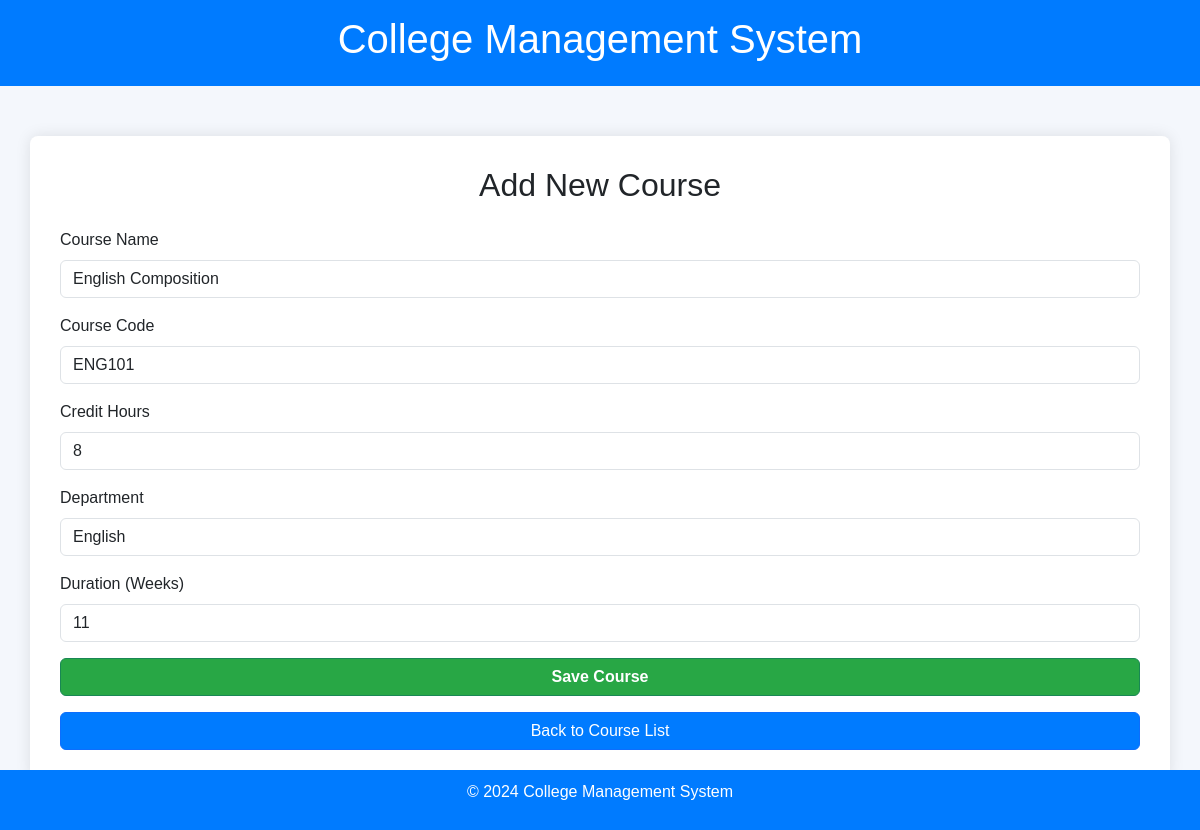
/courses/8/edit/ (signed in), run on the app's committed database.
### core/models.py (models this page shows, shortened)
class Courses(models.Model):
    name = models.CharField(max_length=255)
    code = models.CharField(max_length=20, unique=True)
    description = models.TextField(blank=True)
    credit_hours = models.IntegerField()
    duration_weeks = models.IntegerField()
    department = models.CharField(max_length=100)  # Can be replaced with a ForeignKey to a Department model

### core/views.py (the view)
# urls.py: path('courses/<int:course_id>/edit/', views.course_form, name='edit_course'),
@staff_member_required
def course_form(request, course_id=None):
    if course_id:
        course = get_object_or_404(Courses, pk=course_id)  # Fetch the course by its ID
        form = CourseForm(request.POST or None, instance=course)  # Populate the form with existing data
    else:
        form = CourseForm(request.POST or None)  # If no course_id, create a new course form
    if request.method == 'POST':
        if form.is_valid():
            form.save()  # Save the course (create or update)
            return redirect('course_list')  # Redirect to the course list page after saving
    return render(request, 'courses/course_form.html', {'form': form})

### core/forms.py
class CourseForm(forms.ModelForm):
    class Meta:
        model = Courses
        fields = ['name', 'code', 'credit_hours', 'department','duration_weeks',]
        department = forms.ModelChoiceField(queryset=Department.objects.all(), empty_label="Select Department")
        widgets = {
            'name': forms.TextInput(attrs={'class': 'form-control', 'placeholder': 'Enter course name'}),
            'code': forms.TextInput(attrs={'class': 'form-control', 'placeholder': 'Enter course code'}),
            'credit_hours': forms.NumberInput(attrs={'class': 'form-control', 'placeholder': 'Enter credit hours'}),
            'department': forms.TextInput(attrs={'class': 'form-control', 'placeholder': 'Enter Department or its sub section'}),
            'duration_weeks': forms.TextInput(attrs={'class': 'form-control', 'placeholder': 'Enter duration in weeks'}),
        }

### core/templates/courses/course_form.html (shortened to what this page needs)
<!DOCTYPE html>
<html lang="en">
<head>
    <link href="https://cdn.jsdelivr.net/npm/bootstrap@5.3.0-alpha1/dist/css/bootstrap.min.css" rel="stylesheet">
</head>
<body>
    <header>
        <div class="container">
            <h1>College Management System</h1>
        </div>
    </header>
    <div class="container content-section">
        <div class="form-container">
            <h2 class="text-center mb-4">Add New Course</h2>
            <form method="POST">
                <div class="mb-3">
                    <label for="name" class="form-label">Course Name</label>
                    {{ form.name }}
                </div>
                <div class="mb-3">
                    <label for="code" class="form-label">Course Code</label>
                    {{ form.code }}
                </div>
                <div class="mb-3">
                    <label for="credit_hours" class="form-label">Credit Hours</label>
                    {{ form.credit_hours }}
                </div>
                <div class="mb-3">
                    <label for="department" class="form-label">Department</label>
                    {{ form.department }}
                </div>
                <div class="mb-3">
                    <label for="duration_weeks" class="form-label">Duration (Weeks)</label>
                    {{ form.duration_weeks }}
                </div>
                <button type="submit" class="btn btn-success w-100">Save Course</button>
            </form>
            <a href="{% url 'course_list' %}" class="btn btn-primary mt-3 w-100">Back to Course List</a>
        </div>
    </div>
    <footer>
        <p>© 2024 College Management System</p>
    </footer>
</body>
</html>

### core/templates/courses/course_form.html (style rules this page uses)
body { font-family: 'Arial', sans-serif; background-color: #f4f7fc; }
header { background-color: #007bff; color: white; padding: 15px 0; text-align: center; }
footer { background-color: #007bff; color: white; padding: 10px 0; text-align: center; position: fixed; width: 100%; bottom: 0; }
.content-section { padding: 50px 0; }
.form-container { background-color: white; padding: 30px; border-radius: 8px; box-shadow: 0 0 15px rgba(0, 0, 0, 0.1); }
.btn-success { background-color: #28a745; color: white; font-weight: bold; }
.btn-primary { background-color: #007bff; }

### data on the page
Courses: name "English Composition", code "ENG101", credit_hours "8", department "English", duration_weeks "11"
